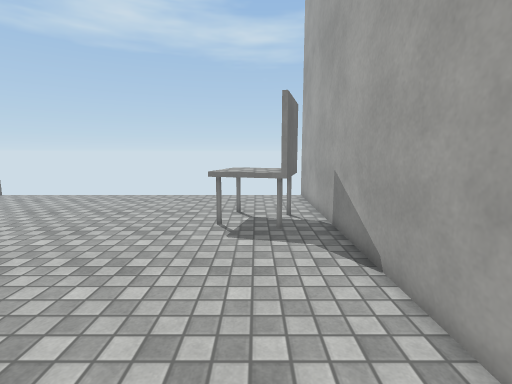
[1] (above)

14 first-person views from a walk through a scene from a Unity 3-D project. The camera is 1.4 m above the floor, tilts 8° down and sees 85° across. The floor is counted in squares, 0.5 m on a side. Each view is taken from the middle of a square. On the plan, view 1 faces up. The plan holds only what a view shows up to about 19 squares ahead; the rest is blank. Surface patterns are stand-ins for the level's own textures.

[2]
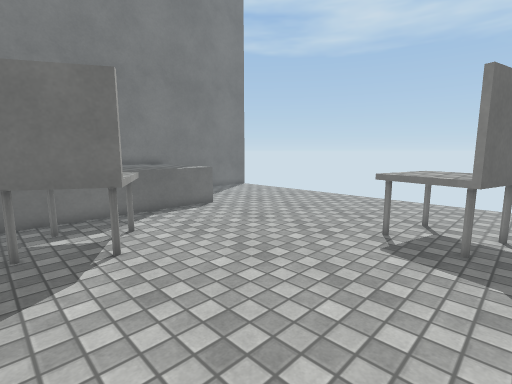

[3]
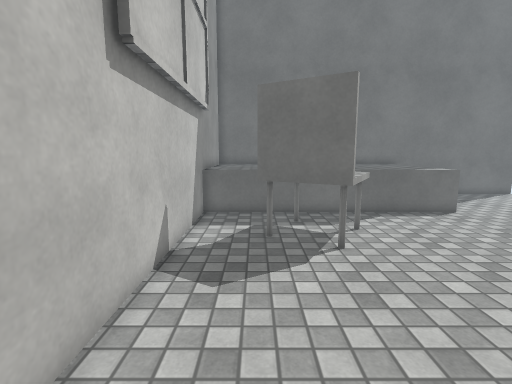

[4]
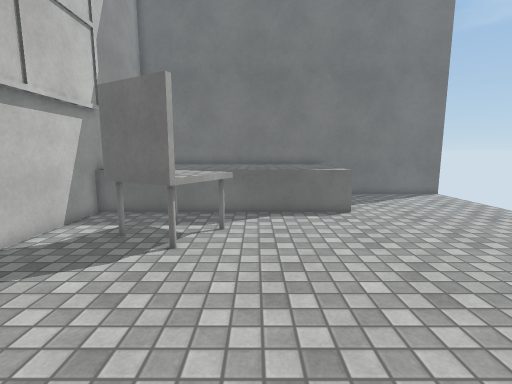

[5]
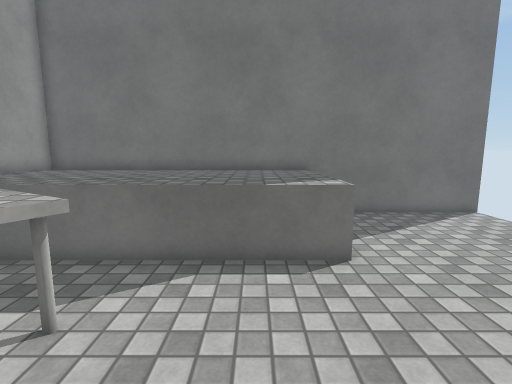

[6]
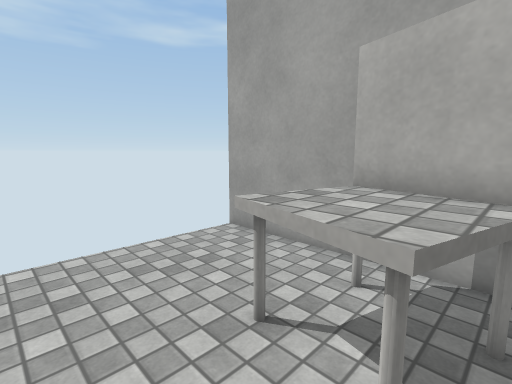

[7]
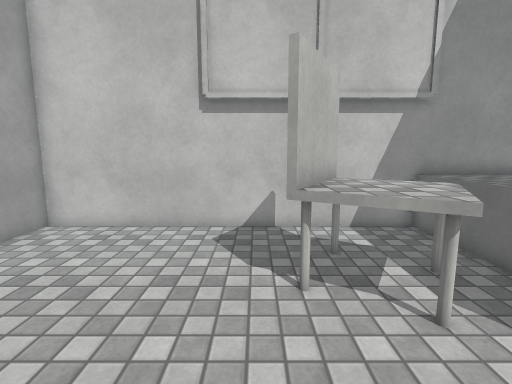

[8]
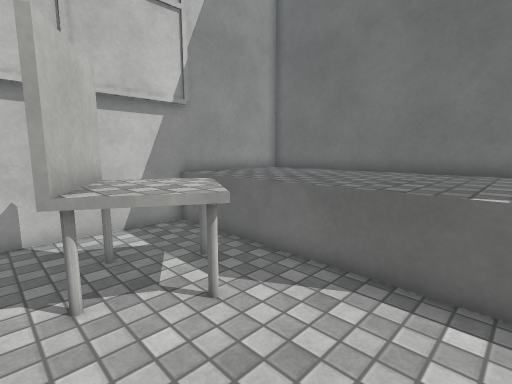

[9]
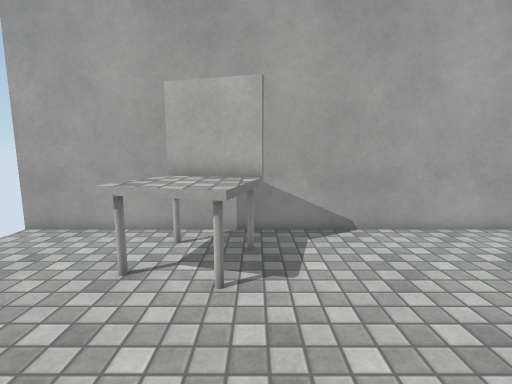

[10]
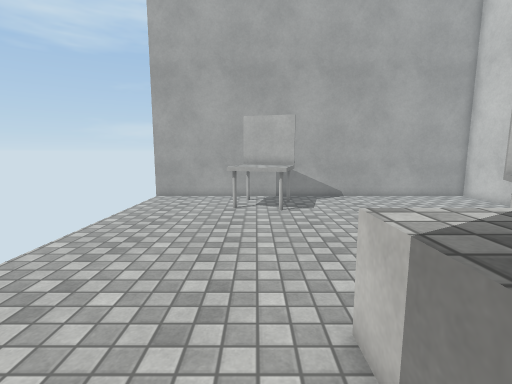

[11]
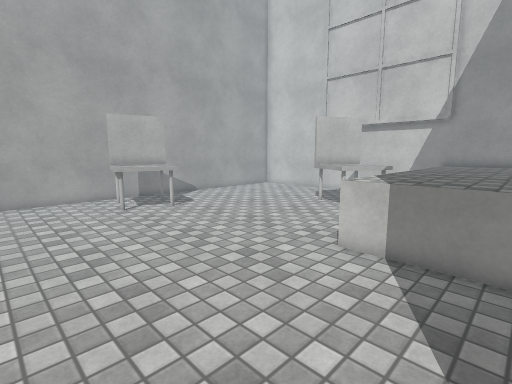

[12]
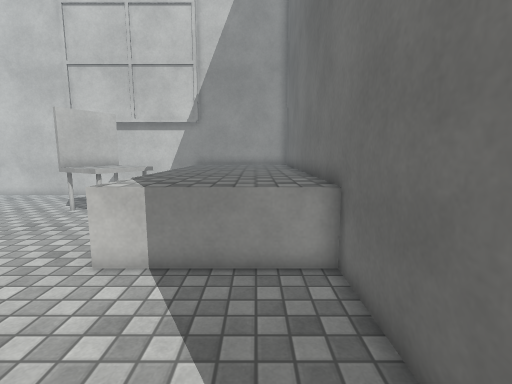

[13]
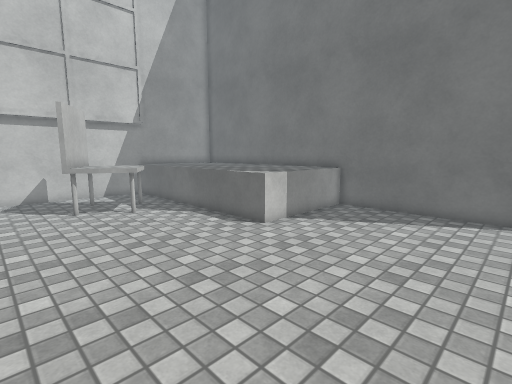

[14]
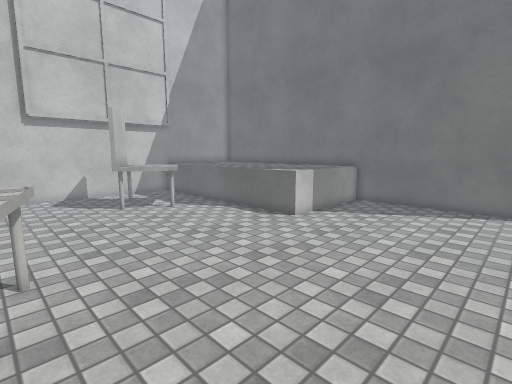

### Floor plan
Key: @ floor where view 1 was taken; # wall or solid block; . floor; ^ raised ledge; O other object.
Columns run from 17 left of view 1 to 3 right of it. Each row starts with its distance up from view 1.
 19 #                   #
 18 #...................#
 17 #...................#
 16 #...................#
 15 #...................#
 14 #...................#
 13 #...............OOOO#
 12 #...............OOOO#
 11 #..............OOOO.#
 10 ^^^^^^^.........OOO.#
  9 ^^^^^^^.............#
  8 ^^^^^^^.............#
  7 ^^^^^^^.............#
  6 ^^^^^^^.............#
  5 ^^^^^^^..OO.........#
  4 ^^^^^^^.OOOO........#
  3 ^^^^^^^OOOOO........#
  2 ^^^^^^^.OOOO........#
  1 ^^^^^^^.. O.........#
  0 ^^^^^^^..........@..#
 -1 ^^^^^^^ #############
 -2 ########

Positions as (right, up) in squares from view 1, and headings:
1: (0, 0), facing up
2: (2, 1), facing up-left
3: (2, 1), facing left
4: (2, 6), facing left
5: (-4, 8), facing left
6: (-4, 10), facing up-right
7: (-5, 9), facing down
8: (-5, 9), facing down-left
9: (-7, 10), facing right
10: (-15, 12), facing right
11: (-15, 18), facing down-right
12: (-15, 17), facing down
13: (-3, 18), facing down-left
14: (-1, 18), facing down-left
